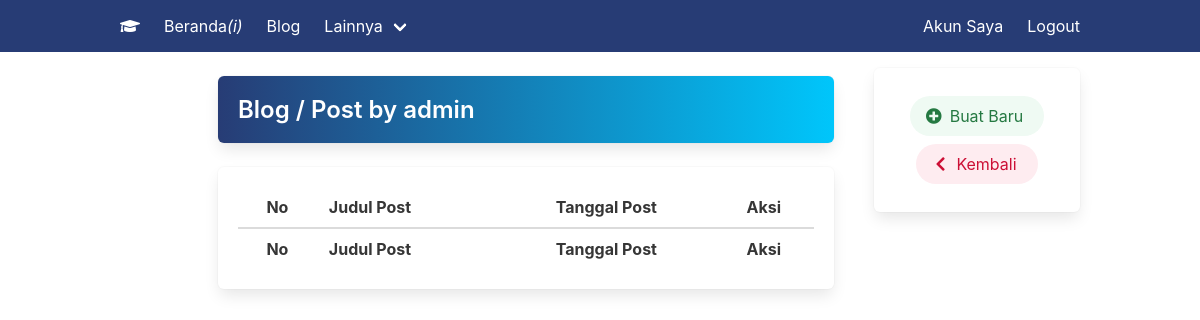
/blog/mypost (signed in), run on an earlier commit of the app's database.
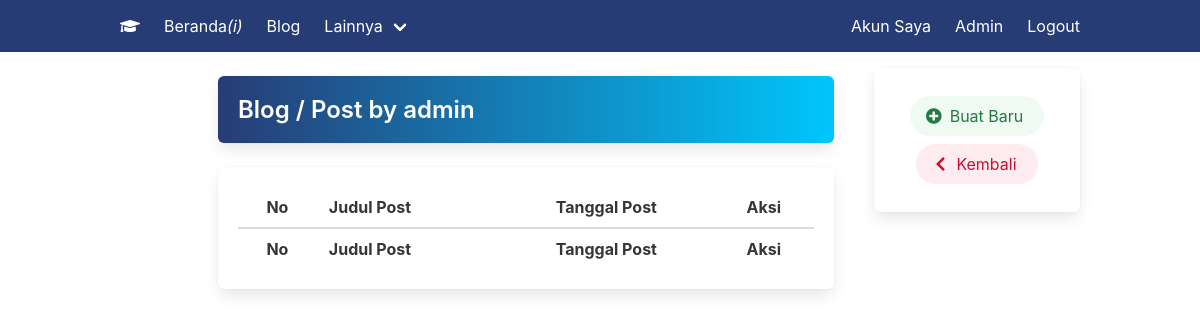
And on a later commit of the database.
### web/models.py (models this page shows, shortened)
class User(db.Model, UserMixin):
    id = db.Column(db.Integer, primary_key=True)
    username = db.Column(db.String(20), unique=True, nullable=False)
    email = db.Column(db.String(120), unique=True, nullable=False)
    image_file = db.Column(db.String(20), nullable=False, default='default.png')
    password = db.Column(db.String(60), nullable=False)
    angkatan = db.Column(db.String(4))
    smstr = db.Column(db.Integer)
    user_level = db.Column(db.Integer, default=1)
    kurikulum = db.Column(db.String(10))
    posts = db.relationship('Post', backref='author', lazy=True)
    profiles = db.relationship('Profile', backref='user', lazy=True, uselist=False)

### web/routes.py (the view)
@app.route('/blog/mypost')
@login_required
def mypost():
    posts = Post.query.filter_by(user_id=current_user.id).order_by(desc(Post.date_posted)).all()
    return render_template('blogpostlist.html', title='My Post', posts=posts)

### web/models.py (called while the page is built)
@login_manager.user_loader
def load_user(user_id):
    return User.query.filter_by(id=user_id).first()

### web/templates/blogpostlist.html (shortened to what this page needs)
{% extends "blog-layout.html" %}
{% block content %}
<div class="box box-custom">
    <h1 class="title is-4 has-text-white"><a href="{{url_for('blog')}}" class="has-text-white">Blog</a> / Post by {{current_user.username}}</h1>
</div>
<div class="mt-4 mb-4">
  <div class="box">
    <table class="table is-fullwidth">
      <thead>
        <tr>
          <th class="has-text-centered">No</th>
          <th>Judul Post</th>
          <th class="has-text-centered">Tanggal Post</th>
          <th class="has-text-centered">Aksi</th>
        </tr>
      </thead>
      <tfoot>
        <tr>
          <th class="has-text-centered">No</th>
          <th>Judul Post</th>
          <th class="has-text-centered">Tanggal Post</th>
          <th class="has-text-centered">Aksi</th>
        </tr>
      </tfoot>
    </table>
  </div>
</div>
{% endblock %}
{% block sidebar %}
<aside class="box menu is-hidden-mobile">
    <div class="mt-2 mb-2 has-text-centered">
        <a href="{{ url_for('blognewpost') }}" class="button is-success is-rounded is-light"><span class="icon is-small"><i class="fas fa-plus-circle"></i></span><span>Buat Baru</span></a>
    </div>
    <div class="mt-2 mb-2 has-text-centered">
      <a href="{{ url_for('blog') }}" class="button is-danger is-rounded is-light"><span class="icon is-small"><i class="fas fa-chevron-left"></i></span><span>Kembali</span></a>
  </div>
  </aside>
{% endblock %}

### web/templates/blog-layout.html (shortened to what this page needs)
<!DOCTYPE html>
<html>
<head>
    <link rel="stylesheet" href="{{ url_for('static', filename='css/mystyles.css') }}">
    <link rel="stylesheet" href="{{ url_for('static', filename='css/custom.css') }}">
    <link rel="stylesheet" href="{{ url_for('static', filename='css/wyiswyg.css')}}">
    <link rel="stylesheet" href="{{ url_for('static', filename='css/fa/css/all.min.css') }}">
</head>
<body>
    {% include "navbar.html" %}
    <div class="container">
        <div class="columns">
            {% if request.path == '/blog/mypost' %}
            {% set first_column = "column is-1" %}
            {% set second_column = "column is-8" %}
            {% set third_column = "column is-3" %}
            {% else %}
            {% set first_column = "column is-3" %}
            {% set second_column = "column is-6" %}
            {% set third_column = "column is-3" %}
            {% endif %}
            <div class="{{first_column}}">
            </div>
            <div class="{{second_column}}">
                <div class="ml-4">
                    {% block content %}
                    {% endblock %}
                </div>
            </div>
            <div class="{{third_column}}">
                <div class="ml-4">
                    {% block sidebar %}
                    {% endblock %}
                </div>
            </div>
        </div>
    </div>
</body>
</html>

### web/templates/navbar.html (shortened to what this page needs)
<nav class="navbar is-primary" role="navigation" aria-label="main navigation">
    <div class="container">
        <div class="navbar-brand">
        <a class="navbar-item" href="#">
            <i class="fa fa-graduation-cap"></i>
        </a>
        </div>
        <div id="navbarBasicExample" class="navbar-menu">
        <div class="navbar-start">
            <a class="navbar-item" href="{{ url_for('jadwalkuliah_all') }}">
            Beranda<i> (i)</i>
            </a>
            <a class="navbar-item" href="{{ url_for('blog') }}">
            Blog
            </a>
            {%if current_user.user_level >= 2%}
            <div class="navbar-item has-dropdown is-hoverable">
                <a class="navbar-link">
                    Lainnya
                </a>
            </div>
            {%endif%}
        </div>
            <div class="navbar-end">
                {% if current_user.is_authenticated %}
                        {%if current_user.user_level >= 2%}
                        <a class="navbar-item" href="{{ url_for('account') }}">
                        Akun Saya
                        </a>
                        {%endif%}
                        {%if current_user.user_level >= 4%}
                        <a class="navbar-item" href="{{ url_for('masterdosen')}}"> Admin</a>
                        {%endif%}
                        <a class="navbar-item" href="{{ url_for('logout')}}">
                            Logout
                        </a>
                {% endif %}
            </div>
        </div>
        </div>
  </nav>

### web/static/css/custom.css (style rules this page uses)
.box-custom { background-image: linear-gradient(to left, #00c6fb 0%, #273c75 100%); }

What changed in the data, as far as the page shows it:
changed User "admin": user_level 3 → 5 (drawn)
Also different on the page:
text now shown: "Admin"
